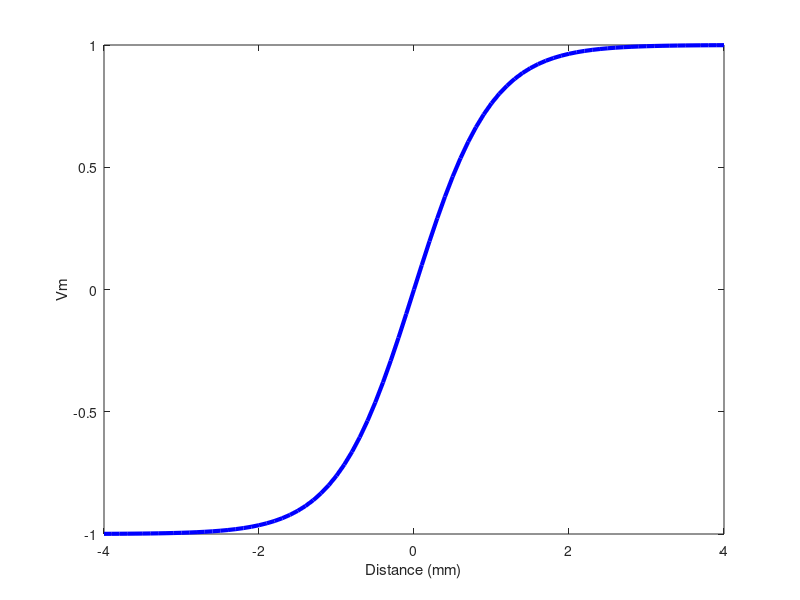
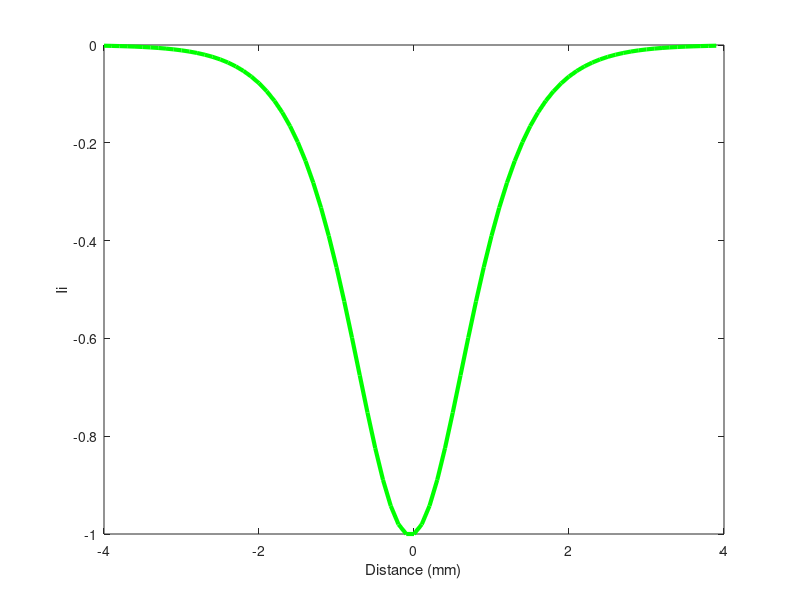
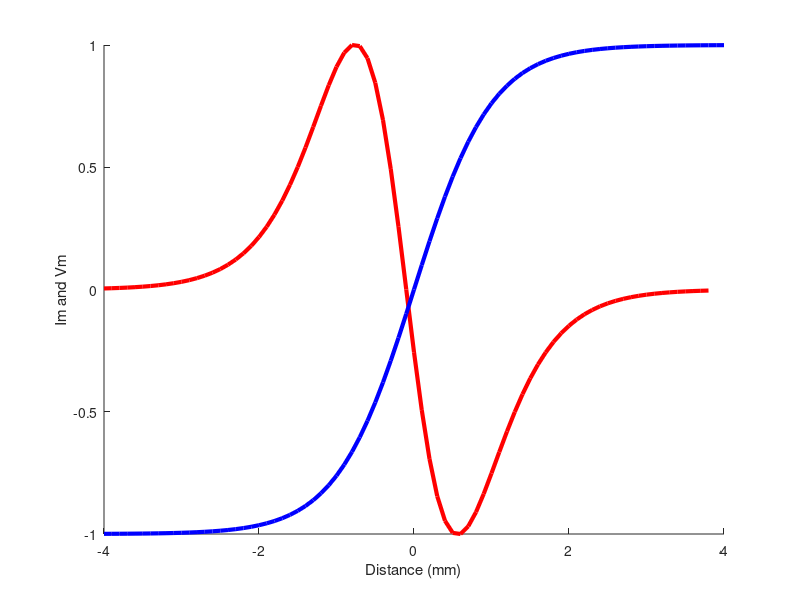
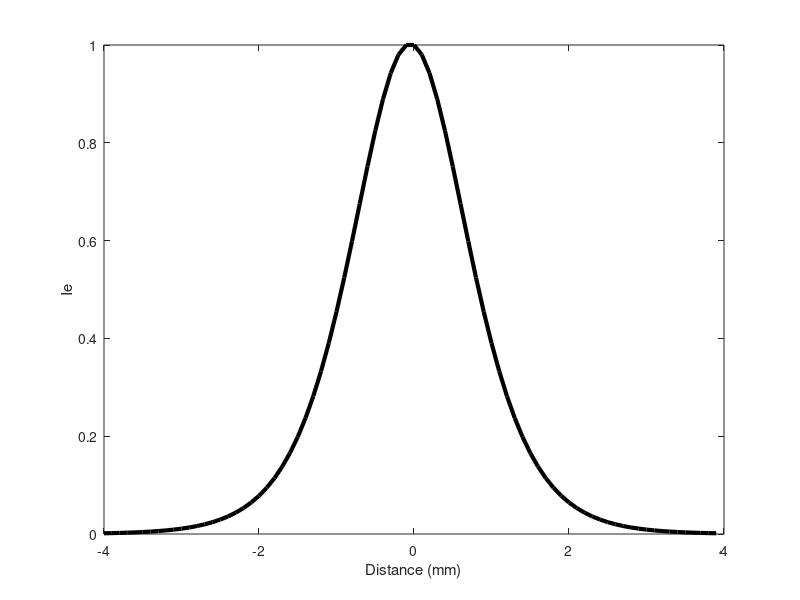

Reproduce these figures in MATLAB, in order.

%1)
clear;close all
re = 1;
ri = 1;
x = [-4:.1:4];
vMx = 50*tanh(x);
dvMx = diff(vMx);
ddvMx = diff(dvMx);
I = 0;%No stimulation
Ii = (-1/(ri+re))*(dvMx-I*re);
Im = (1/(ri+re))*(ddvMx-I*re);
Ie = (dvMx+Ii.*ri)./re;
figure(1);
plot(x,vMx./50,'b','linewidth',3);
xlabel('Distance (mm)');
ylabel('Vm');

figure(2);
plot(x(1:end-1),Ii./(max(abs(Ii))),'g','linewidth',3)
xlabel('Distance (mm)');
ylabel('Ii');

figure(3);clf();
hold on;
plot(x(1:end-2),Im./(max(abs(Im))),'r','linewidth',3)
plot(x,vMx./50,'b','linewidth',3)
xlabel('Distance (mm)');
ylabel('Im and Vm');

figure(4);plot(x(1:end-1),Ie./(max(abs(Ie))),'k','linewidth',3)
xlabel('Distance (mm)');
ylabel('Ie');

%
%2)
rheobase = 10;%uA/cm2
durations = [1,3];
strengths = [29.346,14.015];
tc = 2.4;

t = [.1:.1:3];
Str = rheobase./(1-exp(-t/tc));
StrReq = rheobase./(1-exp(-0.2/tc));
figure(5);
hold on;
plot(t,Str,'linewidth',3)
scatter(durations,strengths,'ro','filled')
scatter(0.2,StrReq,'ko','filled');
xlabel('Duration (ms)');
ylabel('Strength (\mu A/cm^2)')


